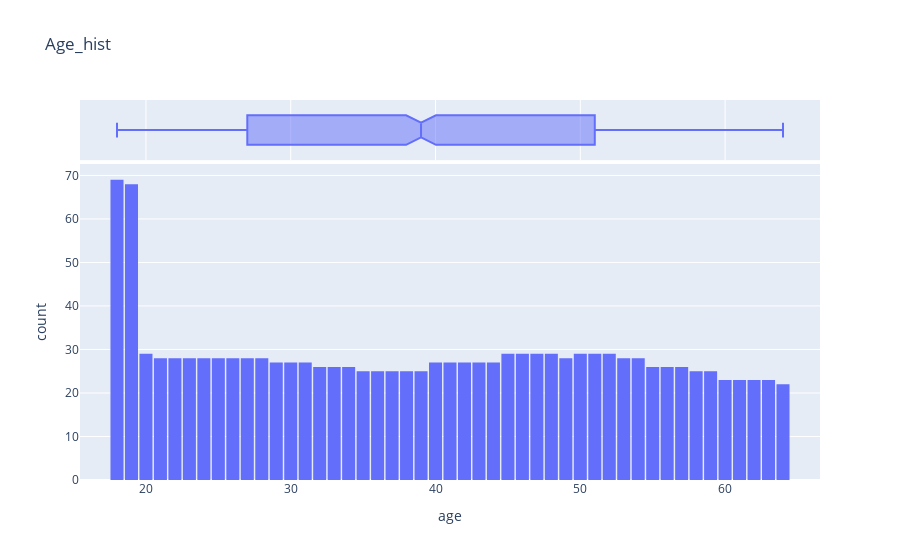

Notebook code for this chart:
### Code cell
fig = px.histogram(medical_charges,
                   x = 'age',
                   marginal='box',
                   nbins=47,
                   title="Age_hist")
fig.update_layout(bargap = 0.1)
fig.show()

### Figure 1 — Plotly figure (JSON) as saved in the notebook; plotly's stock layout.template omitted (floating-point values rounded to 4 significant figures; data arrays with more than 128 entries replaced by an {"elided": "..."} marker saying what was removed)
{"data": [{"bingroup": "x", "hovertemplate": "age=%{x}<br>count=%{y}<extra></extra>", "legendgroup": "", "marker": {"color": "#636efa", "pattern": {"shape": ""}}, "name": "", "nbinsx": 47, "orientation": "v", "showlegend": false, "type": "histogram", "x": {"elided": "1338 int values"}, "xaxis": "x", "yaxis": "y"}, {"hovertemplate": "age=%{x}<extra></extra>", "legendgroup": "", "marker": {"color": "#636efa"}, "name": "", "notched": true, "showlegend": false, "type": "box", "x": {"elided": "1338 int values"}, "xaxis": "x2", "yaxis": "y2"}], "layout": {"bargap": 0.1, "barmode": "relative", "legend": {"tracegroupgap": 0}, "title": {"text": "Age_hist"}, "xaxis": {"anchor": "y", "domain": [0, 1], "title": {"text": "age"}}, "xaxis2": {"anchor": "y2", "domain": [0, 1], "matches": "x", "showgrid": true, "showticklabels": false}, "yaxis": {"anchor": "x", "domain": [0, 0.8316], "title": {"text": "count"}}, "yaxis2": {"anchor": "x2", "domain": [0.8416, 1], "matches": "y2", "showgrid": false, "showline": false, "showticklabels": false, "ticks": ""}}}
